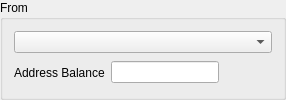
         <widget class="QGroupBox" name="groupBox_4">
          <property name="autoFillBackground">
           <bool>false</bool>
          </property>
          <property name="title">
           <string>From</string>
          </property>
          <property name="flat">
           <bool>false</bool>
          </property>
          <layout class="QVBoxLayout" name="verticalLayout_6">
           <item>
            <layout class="QHBoxLayout" name="horizontalLayout_8">
             <item>
              <widget class="AddressCombo" name="inputsCombo"/>
             </item>
            </layout>
           </item>
           <item>
            <layout class="QHBoxLayout" name="horizontalLayout_15">
             <item>
              <widget class="QLabel" name="label_5">
               <property name="text">
                <string>Address Balance</string>
               </property>
              </widget>
             </item>
             <item>
              <widget class="QLineEdit" name="sendAddressBalance">
               <property name="sizePolicy">
                <sizepolicy hsizetype="Preferred" vsizetype="Fixed">
                 <horstretch>0</horstretch>
                 <verstretch>0</verstretch>
                </sizepolicy>
               </property>
               <property name="alignment">
                <set>Qt::AlignRight|Qt::AlignTrailing|Qt::AlignVCenter</set>
               </property>
               <property name="readOnly">
                <bool>true</bool>
               </property>
              </widget>
             </item>
             <item>
              <widget class="QLabel" name="sendAddressBalanceUSD">
               <property name="text">
                <string/>
               </property>
              </widget>
             </item>
             <item>
              <spacer name="horizontalSpacer_6">
               <property name="orientation">
                <enum>Qt::Horizontal</enum>
               </property>
               <property name="sizeHint" stdset="0">
                <size>
                 <width>40</width>
                 <height>20</height>
                </size>
               </property>
              </spacer>
             </item>
            </layout>
           </item>
          </layout>
         </widget>
